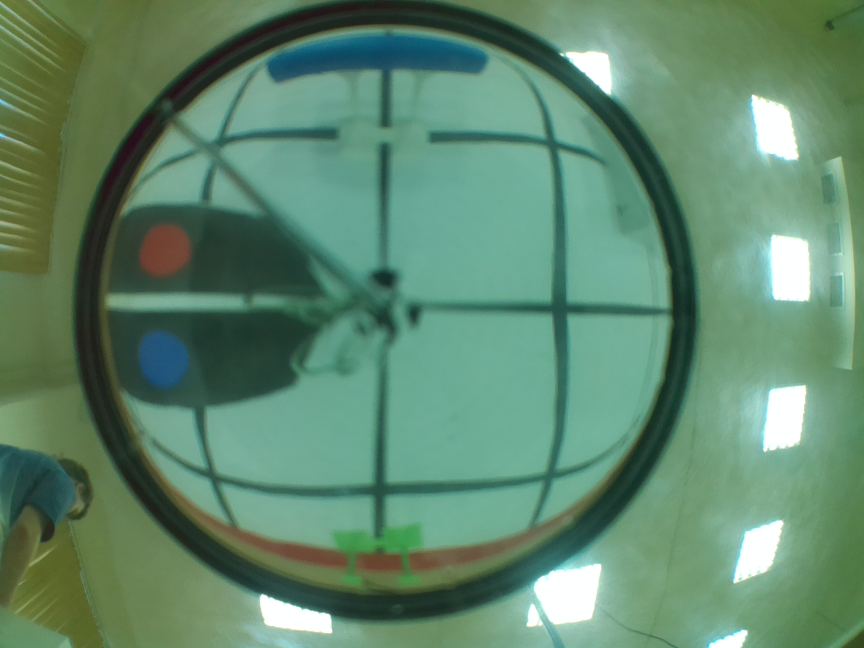
#> input picture Images/photo3.jpg, 2592 x 1944 px, found by its file name (shown at 1/3 size)
$ python image.py
#> lines starting #> are read from the running program, lines starting #| are printed output that depends on the picture
#> further down, img_for_selection is the input picture: shape (1944, 2592, 3); mean B, G, R 109.3, 135.8, 95.8
'''
Развертка конического изображения в панораму и разбиение ее на сектора.
Сектора сохраняются как 1.png, 2.png, 3.png, 4.png в папке Output
'''

import cv2
import numpy as np
import sys
import os
from tools import drawImageOnScreen

MANUAL_RADIUS = 778
PANORAMA_WIDTH = 300
DEBUG = False


# [44 lines left out: function select_center_manually, not called in this run]

def find_mirror_center_and_radius(image, manual_center=None, manual_radius=None):
    """
    Находит центр и радиус конического зеркала на изображении.
    """
#> called with manual_center = (1143, 922), manual_radius = 778
    gray = cv2.cvtColor(image, cv2.COLOR_BGR2GRAY)
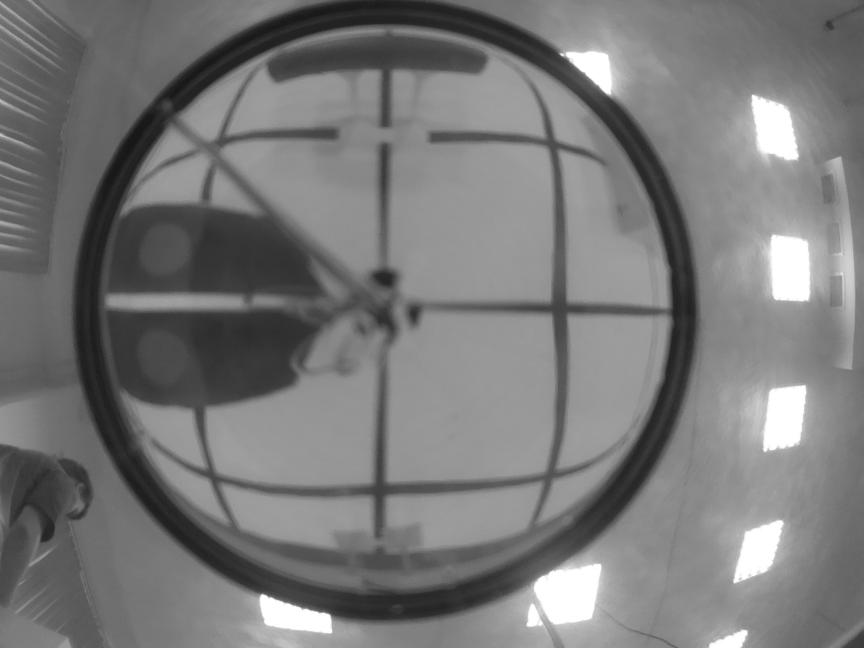
#> gray: shape (1944, 2592) (shown at 1/3 size); min 22, max 255, mean 120.8
    gray = cv2.medianBlur(gray, 5)
    center = None
    radius = 0

    if manual_center is None or manual_radius is None:
        circles = cv2.HoughCircles(
            gray,
            cv2.HOUGH_GRADIENT,
            dp=1,
            minDist=gray.shape[0]/2,
            param1=50,
            param2=30,
            minRadius=50,
            maxRadius=0
        )

        if circles is not None:
            circles = np.round(circles[0, :]).astype("int")
            largest_circle = max(circles, key=lambda c: c[2])
            center = (largest_circle[0], largest_circle[1])
            radius = largest_circle[2]
            print(f"Автоматически найдено: Центр {center}, Радиус {radius}")
        else:
            print("Автоматический поиск не удался. Используйте ручные параметры.")

    if manual_center is not None:
        center = manual_center
    if manual_radius is not None:
        radius = manual_radius

    if center is None or radius == 0:
        raise ValueError("Не удалось определить центр или радиус зеркала.")

    return center, radius

def unwrap_cone_image(image_path, output_path, manual_center=None, manual_radius=None, output_width=1500, debug = False):
    """
    Разворачивает изображение с конического зеркала в панораму.
    """
    img = cv2.imread(image_path)
    if img is None:
        print(f"Ошибка: не удалось загрузить изображение {image_path}")
        return None

    center, max_radius = find_mirror_center_and_radius(
        img, manual_center, manual_radius
    )
#> center = (1143, 922); max_radius = 778

    output_height = int(max_radius)
#> output_height = 778
    dsize = (output_width, output_height)
#> dsize = (300, 778)

    unwrapped_img = cv2.warpPolar(
        img,
        dsize,
        center,
        max_radius,
        flags=cv2.WARP_POLAR_LINEAR + cv2.WARP_FILL_OUTLIERS
    )
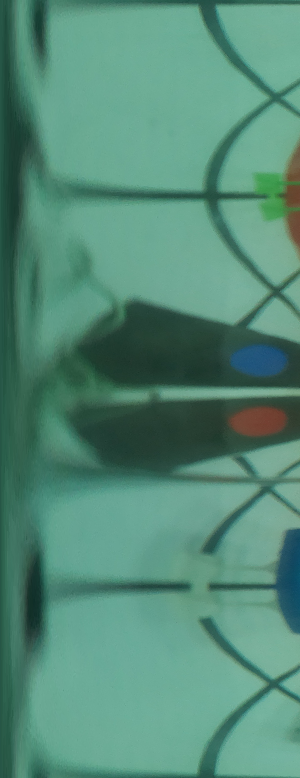
#> unwrapped_img: shape (778, 300, 3); mean B, G, R 119.7, 139.1, 84.7

    unwrapped_img = cv2.rotate(unwrapped_img, cv2.ROTATE_90_COUNTERCLOCKWISE)
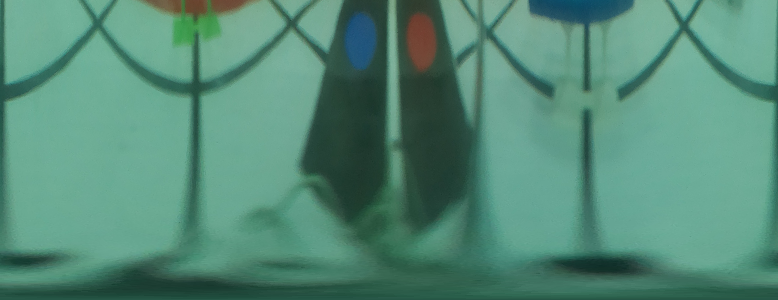
#> unwrapped_img: shape (300, 778, 3); mean B, G, R 119.7, 139.1, 84.7

    os.makedirs(os.path.dirname(output_path), exist_ok=True)
    cv2.imwrite(output_path, unwrapped_img)
    print(f"Развернутое изображение сохранено в {output_path}")
    if debug:
        cv2.circle(img, center, 5, (0, 0, 255), 5)
        drawImageOnScreen("Original with Center", img)

        cv2.imshow("Unwrapped Panorama", unwrapped_img)
        cv2.waitKey(0)
        cv2.destroyAllWindows()

    return unwrapped_img

def select_and_extract_parts(unwrapped_img, output_dir, DEBUG):
    """
    Позволяет выбрать 8 точек для разделения панорамы на 4 части.
    Сохраняет части как 1.jpg, 2.jpg, 3.jpg, 4.jpg.
    Поддерживает склейку краев (циклический перенос).
    """
#> called with output_dir = 'Output', DEBUG = False
    window_name = "Select 8 points (Pairs: 1-2, 3-4, 5-6, 7-8). Enter=Save, R=Reset, Esc=Cancel"
    h, w = unwrapped_img.shape[:2]
#> h = 300; w = 778

    # Масштабирование до 1000 пикселей по максимальной стороне
    max_dim = max(h, w)
#> max_dim = 778
    scale = 1.0
    if max_dim > 1000:
        scale = 1000.0 / max_dim

    display_w = int(w * scale)
#> display_w = 778
    display_h = int(h * scale)
#> display_h = 300
    display_img = cv2.resize(unwrapped_img, (display_w, display_h))

    if DEBUG:
        points = []  # Координаты X в оригинальном размере

        # [52 lines left out: functions draw_current_state, mouse_callback, not called in this run]

        cv2.imshow(window_name, draw_current_state())
        cv2.setMouseCallback(window_name, mouse_callback)

        confirmed = False
        while True:
            key = cv2.waitKey(100) & 0xFF
            if key == 27:  # Esc
                print("Выбор частей отменен.")
                cv2.destroyAllWindows()
                return
            elif key == 13 or key == 32:  # Enter or Space
                if len(points) == 8:
                    confirmed = True
                    print(f"points = [", end = "")
                    for i in points:
                        print(i, end = ", ")
                    print("]")
                    break
            elif key == ord('r') or key == 8:  # r or Backspace
                points = []
                print("Точки сброшены.")
                cv2.imshow(window_name, draw_current_state())

            try:
                if cv2.getWindowProperty(window_name, cv2.WND_PROP_VISIBLE) < 1:
                    break
            except:
                break

        cv2.destroyAllWindows()
    else:
        points = [112, 263, 328, 479, 517, 669, 723, 80, ]
        confirmed = True

    if confirmed:
        os.makedirs(output_dir, exist_ok=True)
        for i in range(4):
            x1 = points[2*i]
            x2 = points[2*i+1]

            if x1 < x2:
                part = unwrapped_img[:, x1:x2]
            else:
                # Склеиваем концы изображения
                right_part = unwrapped_img[:, x1:]
                left_part = unwrapped_img[:, :x2]
                part = np.hstack((right_part, left_part))

            # Имена файлов: 1.jpg, 2.jpg, 3.jpg, 4.jpg
            part_path = os.path.join(output_dir, f"{i+1}.jpg")
            cv2.imwrite(part_path, part)
            print(f"Сохранена часть {i+1} в {part_path}")
#> this loop made 4 passes
#> pass 1, in select_and_extract_parts, `part = unwrapped_img[:, x1:x2]`:
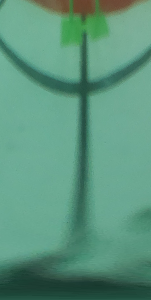
#> part: shape (300, 151, 3); mean B, G, R 125.6, 149, 91.8
#> pass 2, in select_and_extract_parts, `part = unwrapped_img[:, x1:x2]`:
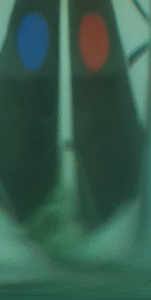
#> part: shape (300, 151, 3); mean B, G, R 76.7, 91.9, 54.5
#> pass 3, in select_and_extract_parts, `part = unwrapped_img[:, x1:x2]`:
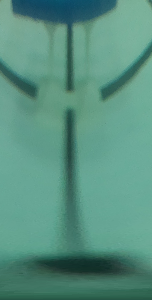
#> part: shape (300, 152, 3); mean B, G, R 128.7, 145.4, 88.3

if __name__ == "__main__":
    INPUT_IMAGE = "Images/photo3.jpg"           # Путь к исходному изображению с камеры
    OUTPUT_IMAGE = "Output/unwrapped_output.jpg"  # Путь для сохранения панорамы


    # Читаем изображение для интерактивного выбора центра
    img_for_selection = cv2.imread(INPUT_IMAGE)

    if img_for_selection is None:
        print(f"Ошибка: не удалось загрузить изображение {INPUT_IMAGE} для выбора центра.")
        sys.exit(1)

    if DEBUG:
        # Интерактивный выбор центра (ПКМ для выбора точки)
        MANUAL_CENTER = select_center_manually(img_for_selection)
        print(f"MANUAL_CENTER = ({MANUAL_CENTER[0]}, {MANUAL_CENTER[1]})")
    else:
        MANUAL_CENTER = (1143, 922)

    if MANUAL_CENTER is None:
        print("Центр не выбран. Завершение работы.")
        sys.exit(0)

    # Разворачиваем изображение
    unwrapped_img = unwrap_cone_image(
        image_path=INPUT_IMAGE,
        output_path=OUTPUT_IMAGE,
        manual_center=MANUAL_CENTER,
        manual_radius=MANUAL_RADIUS,
        output_width=PANORAMA_WIDTH,
        debug = DEBUG
    )

    # Если развертка успешна, предлагаем выбрать части
    if unwrapped_img is not None:
        output_dir = os.path.dirname(OUTPUT_IMAGE)
        select_and_extract_parts(unwrapped_img, output_dir, DEBUG)

$ run again, with Images/photo1.jpg copied over Images/photo3.jpg
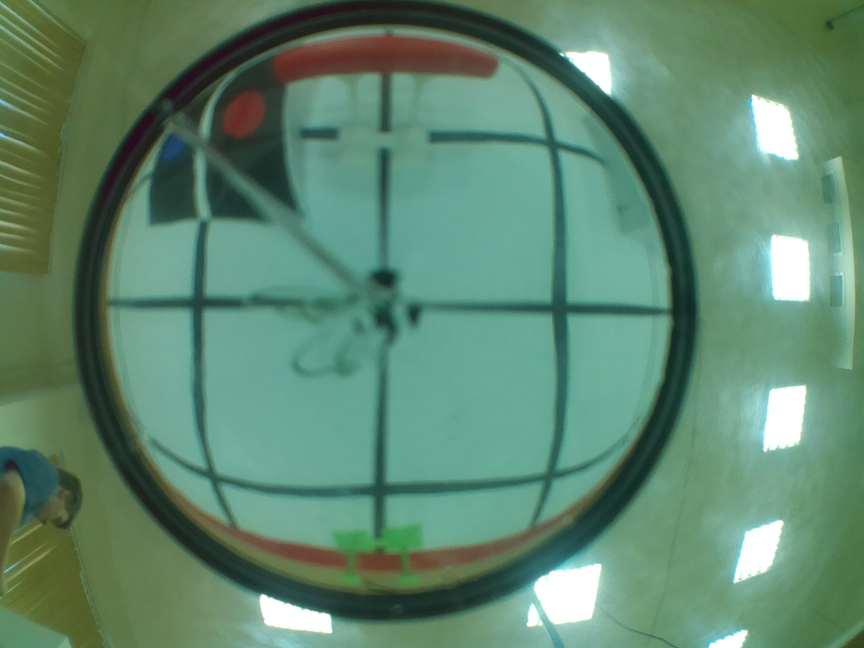
#> input picture Images/photo1.jpg, 2592 x 1944 px, found by its file name (shown at 1/3 size)
#> img_for_selection is the input picture: shape (1944, 2592, 3); mean B, G, R 111.2, 135, 95
#> in find_mirror_center_and_radius, `gray = cv2.cvtColor(image, cv2.COLOR_BGR2GRAY)`:
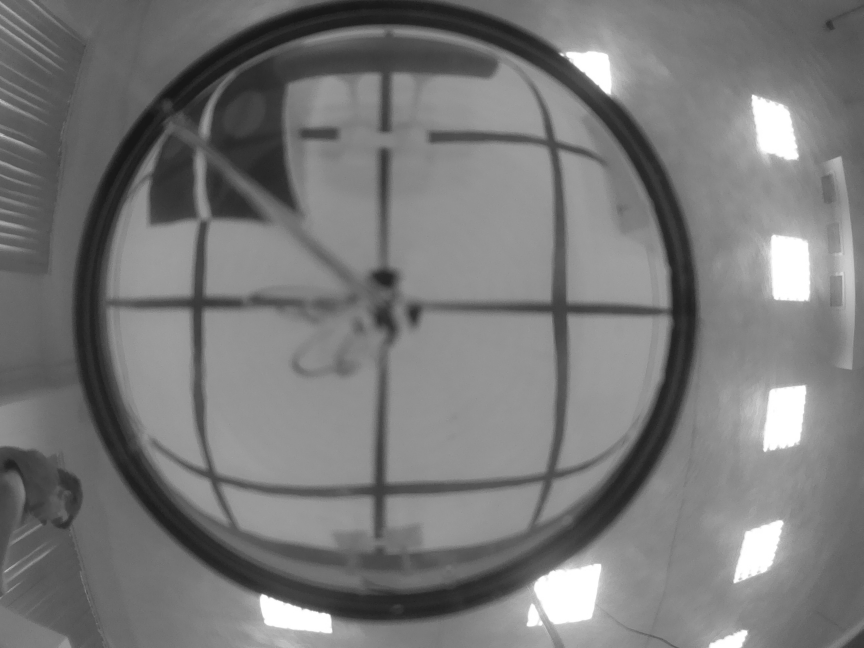
#> gray: shape (1944, 2592) (shown at 1/3 size); min 22, max 255, mean 120.3
#> center = (1143, 922); max_radius = 778
#> dsize = (300, 778)
#> the loop in select_and_extract_parts, `for i in range(4):` made 4 passes
#> pass 3, in select_and_extract_parts, `part = unwrapped_img[:, x1:x2]`:
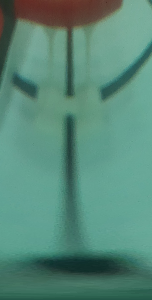
#> part: shape (300, 152, 3); mean B, G, R 120.8, 137, 87.6

$ run again, with Images/photo4.jpg copied over Images/photo3.jpg
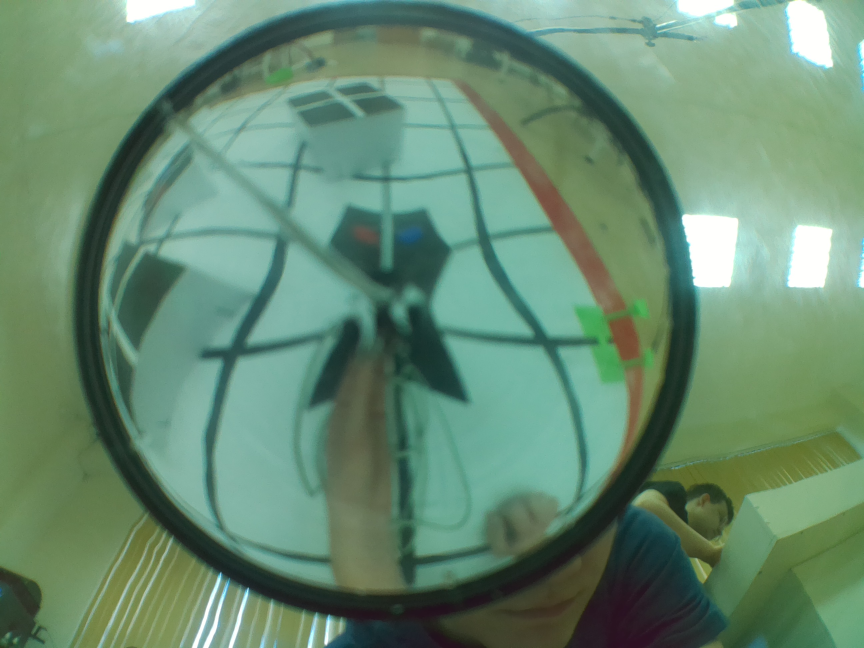
#> input picture Images/photo4.jpg, 2592 x 1944 px, found by its file name (shown at 1/3 size)
#> img_for_selection is the input picture: shape (1944, 2592, 3); mean B, G, R 113.4, 138.5, 103.3
#> in find_mirror_center_and_radius, `gray = cv2.cvtColor(image, cv2.COLOR_BGR2GRAY)`:
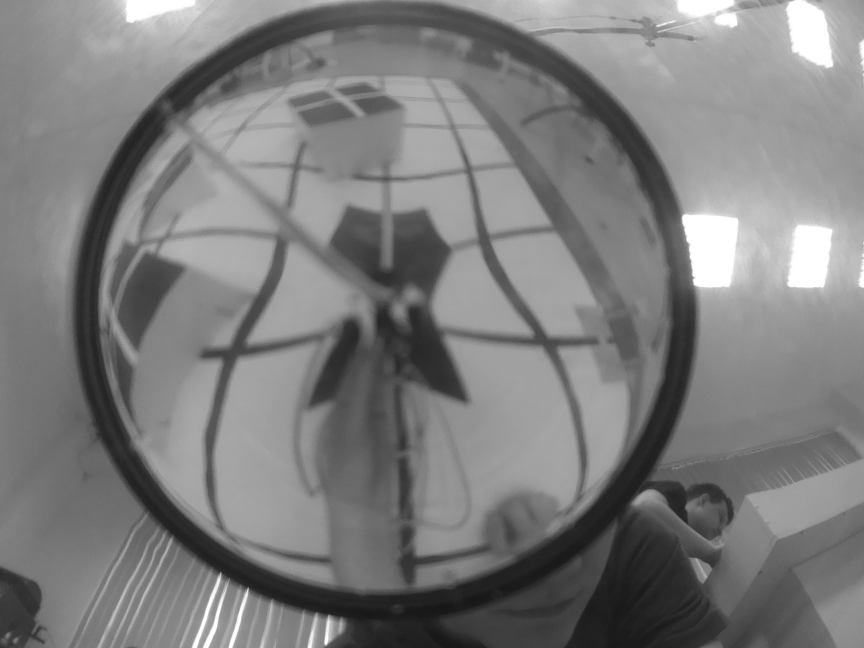
#> gray: shape (1944, 2592) (shown at 1/3 size); min 22, max 255, mean 125.1
#> center = (1143, 922); max_radius = 778
#> dsize = (300, 778)
#> the loop in select_and_extract_parts, `for i in range(4):` made 4 passes
#> pass 3, in select_and_extract_parts, `part = unwrapped_img[:, x1:x2]`:
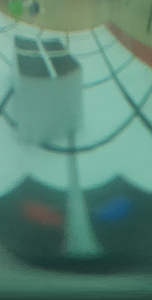
#> part: shape (300, 152, 3); mean B, G, R 118.5, 133.7, 90

$ run again, with Images/photo5.jpg copied over Images/photo3.jpg
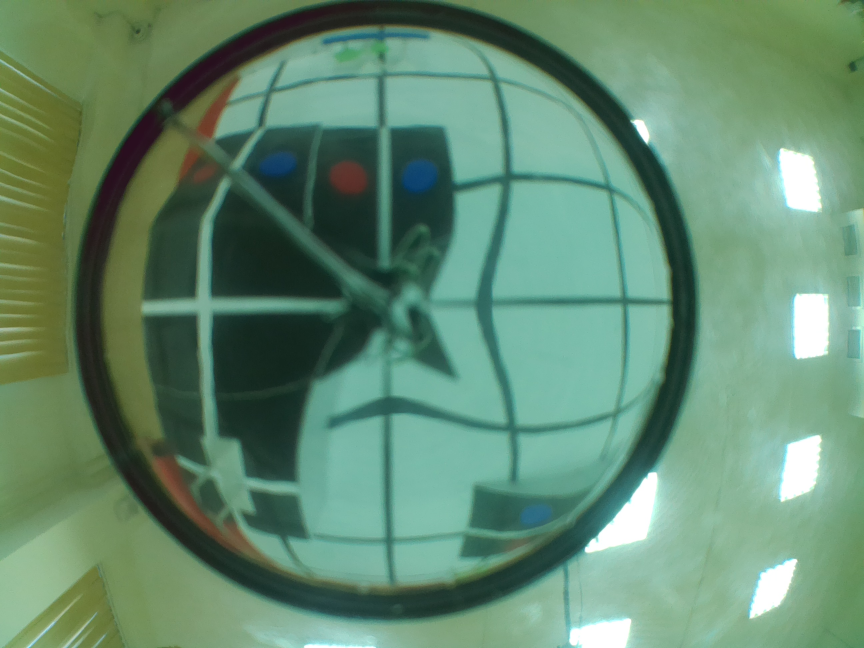
#> input picture Images/photo5.jpg, 2592 x 1944 px, found by its file name (shown at 1/3 size)
#> img_for_selection is the input picture: shape (1944, 2592, 3); mean B, G, R 112.5, 138.6, 99.9
#> in find_mirror_center_and_radius, `gray = cv2.cvtColor(image, cv2.COLOR_BGR2GRAY)`:
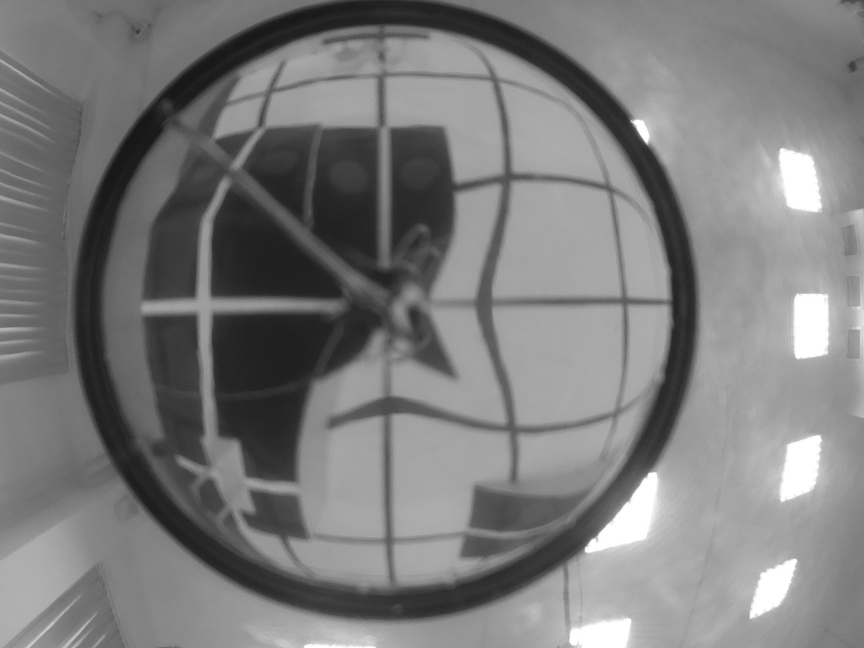
#> gray: shape (1944, 2592) (shown at 1/3 size); min 20, max 255, mean 124
#> center = (1143, 922); max_radius = 778
#> dsize = (300, 778)
#> the loop in select_and_extract_parts, `for i in range(4):` made 4 passes
#> pass 3, in select_and_extract_parts, `part = unwrapped_img[:, x1:x2]`:
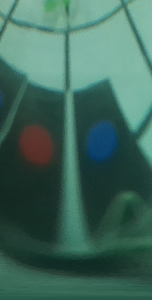
#> part: shape (300, 152, 3); mean B, G, R 91.3, 103.8, 63.2
